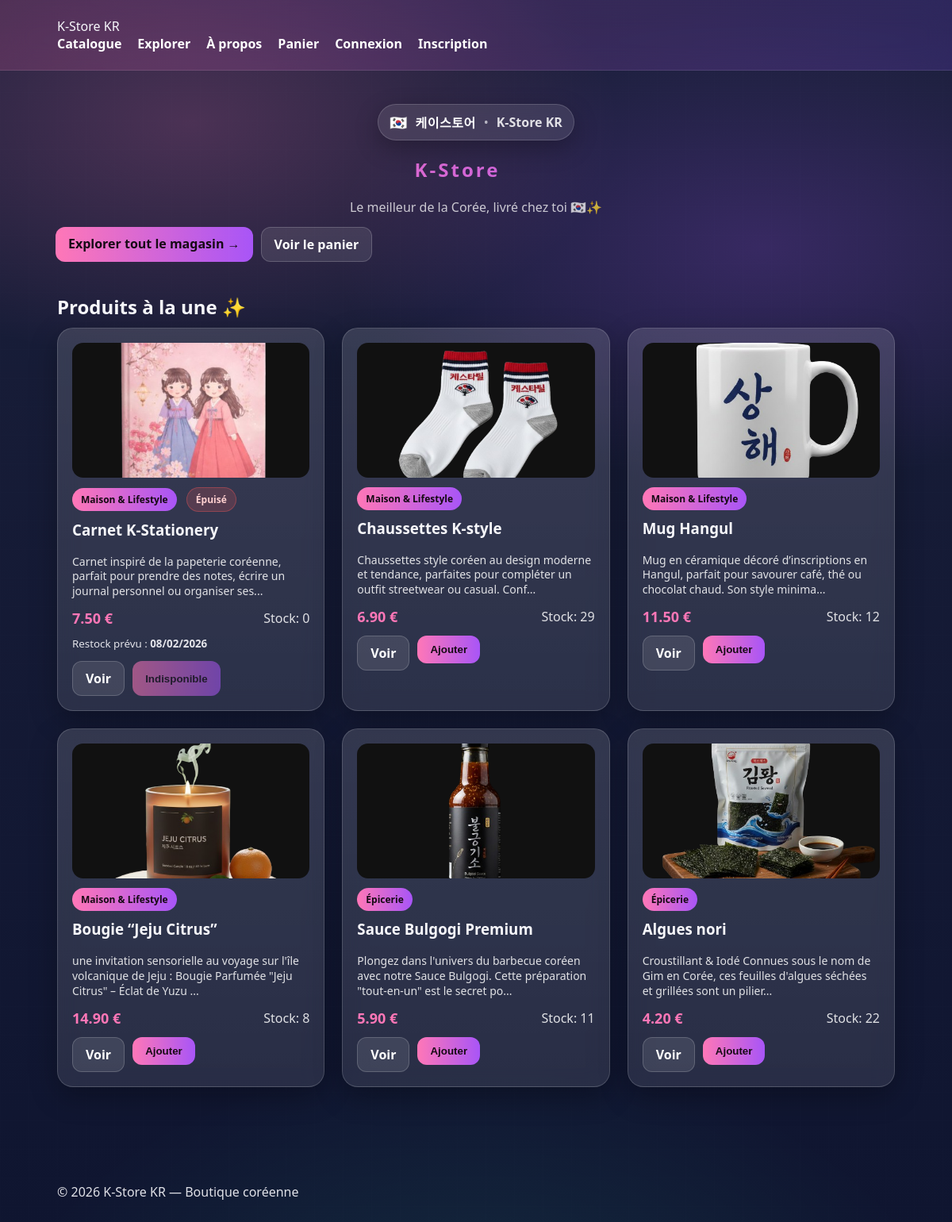
/public/items.php, run on the app's committed database.
### tables this page shows
CREATE TABLE `items` (
  `id` int(11) NOT NULL,
  `category_id` int(11) DEFAULT NULL,
  `name` varchar(160) NOT NULL,
  `description` text NOT NULL,
  `price` decimal(10,2) NOT NULL,
  `stock` int(11) NOT NULL DEFAULT 0,
  `restock_at` date DEFAULT NULL,
  `image` varchar(255) DEFAULT NULL,
  `is_active` tinyint(1) NOT NULL DEFAULT 1,
  `published_at` timestamp NOT NULL DEFAULT current_timestamp()
);

CREATE TABLE `categories` (
  `id` int(11) NOT NULL,
  `name` varchar(80) NOT NULL
);

### public/items.php (the view, shortened to what this page needs)
<?php
require_once __DIR__ . '/../config/db.php';
try {
    $stmt = $pdo->prepare("
        SELECT i.id, i.name, i.description, i.price, i.stock, i.restock_at, i.image,
               c.name AS category
        FROM items i
        LEFT JOIN categories c ON c.id = i.category_id
        WHERE i.is_active = 1
        ORDER BY i.published_at DESC, i.id DESC
        LIMIT 6
    ");
    $stmt->execute();
} catch (PDOException $e) {
    $stmt = $pdo->prepare("
        SELECT i.id, i.name, i.description, i.price, i.stock, i.restock_at, i.image,
               c.name AS category
        FROM items i
        LEFT JOIN categories c ON c.id = i.category_id
        WHERE i.is_active = 1
        ORDER BY i.id DESC
        LIMIT 6
    ");
    $stmt->execute();
}
$items = $stmt->fetchAll(PDO::FETCH_ASSOC);
require_once __DIR__ . '/../includes/header.php';
?>
<section class="container hero">
  <div class="badge">
    <span class="flag">🇰🇷</span>
    <span class="hangul">케이스토어</span>
    <span class="dot">•</span>
    <span class="subtitle">K-Store KR</span>
  </div>
  <h1>K-Store <span class="kr">KR</span></h1>
  <p>Le meilleur de la Corée, livré chez toi 🇰🇷✨</p>
  <div style="margin-top:14px; display:flex; gap:10px; flex-wrap:wrap;">
    <a class="btn" href="/-e-commerce-dynamique/public/explorer.php" style="text-decoration:none;">
      Explorer tout le magasin →
    </a>
    <a class="btn ghost" href="/-e-commerce-dynamique/public/cart.php" style="text-decoration:none;">
      Voir le panier
    </a>
  </div>
</section>
<main class="container">
  <div style="display:flex;justify-content:space-between;align-items:end;gap:12px;flex-wrap:wrap;margin-bottom:10px;">
    <h2 style="margin:0;">Produits à la une ✨</h2>
  </div>
  <div class="grid">
    <?php foreach ($items as $item): ?>
      <?php
        $isOut = ((int)$item['stock'] <= 0);
        $restock = !empty($item['restock_at']) ? date('d/m/Y', strtotime($item['restock_at'])) : null;
        $image = !empty($item['image']) ? $item['image'] : 'placeholder.jpg';
        $desc = $item['description'] ?? '';
      ?>
      <article class="card">
        <div class="card-media">
          <img
            src="/-e-commerce-dynamique/assets/img/<?= htmlspecialchars($image) ?>"
            alt="<?= htmlspecialchars($item['name']) ?>"
          >
        </div>
        <div class="card-body">
          <small class="tag"><?= htmlspecialchars($item['category'] ?? 'Sans catégorie') ?></small>
          <?php if ($isOut): ?>
            <small class="tag" style="margin-left:8px;background:rgba(255,90,90,.18);border:1px solid rgba(255,90,90,.35);color:#ffd0d0;">
              Épuisé
            </small>
          <?php endif; ?>
          <h3 style="margin-top:10px;"><?= htmlspecialchars($item['name']) ?></h3>
          <?php if (!empty($desc)): ?>
            <p><?= htmlspecialchars(mb_strimwidth($desc, 0, 120, '...')) ?></p>
          <?php endif; ?>
          <div class="row">
            <strong><?= number_format((float)$item['price'], 2) ?> €</strong>
            <span>Stock: <?= (int)$item['stock'] ?></span>
          </div>
          <?php if ($isOut && $restock): ?>
            <div style="margin-top:8px;opacity:.9;">
              <small>Restock prévu : <strong><?= htmlspecialchars($restock) ?></strong></small>
            </div>
          <?php endif; ?>
          <div style="margin-top:12px;display:flex;gap:10px;flex-wrap:wrap;">
            <a class="btn ghost"
               href="/-e-commerce-dynamique/public/item.php?id=<?= (int)$item['id'] ?>"
               style="text-decoration:none;">
              Voir
            </a>
            <?php if (!$isOut): ?>
              <form method="post" action="/-e-commerce-dynamique/public/cart_action.php" style="margin:0;">
                <button class="btn" type="submit">Ajouter</button>
              </form>
            <?php else: ?>
              <button class="btn" type="button" disabled style="opacity:.55;cursor:not-allowed;">
                Indisponible
              </button>
            <?php endif; ?>
          </div>
        </div>
      </article>
    <?php endforeach; ?>
  </div>
</main>
<?php require_once __DIR__ . '/../includes/footer.php'; ?>

### includes/header.php (shortened to what this page needs)
<?php
$logged = isset($_SESSION['user']) && is_array($_SESSION['user']);
$fullname = $logged ? ($_SESSION['user']['fullname'] ?? 'Profil') : '';
$current = $_SERVER['REQUEST_URI'] ?? '';
function navActive(string $path): string {
  global $current;
  return (strpos($current, $path) !== false) ? 'active' : '';
}
?>
<!DOCTYPE html>
<html lang="fr">
<head>
  <link rel="stylesheet" href="/-e-commerce-dynamique/assets/css/style.css">
</head>
<body>
<nav class="topbar">
  <div class="container nav-inner">
    <a class="brand" href="/-e-commerce-dynamique/public/items.php">K-Store KR</a>
    <div class="nav-links">
      <a class="<?= navActive('/public/items.php') ?>" href="/-e-commerce-dynamique/public/items.php">Catalogue</a>
      <a class="<?= navActive('/public/explorer.php') ?>" href="/-e-commerce-dynamique/public/explorer.php">Explorer</a>
      <a class="<?= navActive('/public/about.php') ?>" href="/-e-commerce-dynamique/public/about.php">À propos</a>
      <a class="<?= navActive('/public/cart.php') ?>" href="/-e-commerce-dynamique/public/cart.php">Panier</a>
      <?php if ($logged): ?>
        <span class="chip"><?= htmlspecialchars($fullname) ?></span>
        <a class="btn small" href="/-e-commerce-dynamique/public/logout.php">Déconnexion</a>
      <?php else: ?>
        <a class="<?= navActive('/public/login.php') ?>" href="/-e-commerce-dynamique/public/login.php">Connexion</a>
        <a class="<?= navActive('/public/register.php') ?>" href="/-e-commerce-dynamique/public/register.php">Inscription</a>
      <?php endif; ?>
    </div>
  </div>
</nav>

### includes/footer.php
<footer class="footer">
  <div class="container">
    © <?= date('Y') ?> K-Store KR — Boutique coréenne
  </div>
</footer>
</body>
</html>

### assets/css/style.css (style rules this page uses)
:root { --bg1:#1a1f3a; --bg2:#0f1530; --card:rgba(255,255,255,.14); --card2:rgba(255,255,255,.10); --pink:#ff77b7; --violet:#a855f7; --teal:#45ffd1; --text:#f7f7fb; --muted:rgba(255,255,255,.75); }
* { box-sizing:border-box }
body { margin:0;font-family:"Segoe UI",Arial,sans-serif;color:var(--text); background: radial-gradient(900px 500px at 20% 10%, rgba(255,119,183,.22), transparent 60%), radial-gradient(900px 500px at 80% 20%, rgba(168,85,247,.22), transparent 60%), radial-gradient(1100px 700px at 50% 110%, rgba(69,255,209,.10), transparent 55%), linear-gradient(180deg,var(--bg1),var(--bg2)); }
body::before { content:"";position:fixed;inset:0;pointer-events:none; background: repeating-linear-gradient(90deg, rgba(255,255,255,.05) 0 1px, transparent 1px 36px), repeating-linear-gradient(0deg, rgba(255,255,255,.04) 0 1px, transparent 1px 36px); opacity:.25;mix-blend-mode:overlay; }
.container { max-width:1100px;margin:auto;padding:22px }
.hero { text-align:center;padding:42px 20px 18px }
.hero h1 { letter-spacing:3px; background:linear-gradient(90deg,var(--pink),var(--violet)); background-clip:text;-webkit-background-clip:text;-webkit-text-fill-color:transparent; }
.hero p { margin:0;color:var(--muted) }
.badge { display:inline-flex;gap:10px;align-items:center; padding:10px 14px;border-radius:999px; background:rgba(255,255,255,.10);border:1px solid rgba(255,255,255,.16); backdrop-filter:blur(10px);box-shadow:0 10px 30px rgba(0,0,0,.25); }
.flag { font-size:18px }
.hangul { font-weight:700;letter-spacing:.5px;color:#fff }
.dot { opacity:.65 }
.subtitle { color:rgba(255,255,255,.85);font-weight:600 }
.kr { opacity:.85 }
.grid { display:grid;grid-template-columns:repeat(auto-fit,minmax(250px,1fr));gap:22px;padding-bottom:55px }
.card { background:linear-gradient(180deg,var(--card),var(--card2)); border-radius:20px;padding:18px;border:1px solid rgba(255,255,255,.16); backdrop-filter:blur(12px); box-shadow:0 12px 35px rgba(0,0,0,.28); transition:transform .25s, box-shadow .25s, border-color .25s; }
.card p { margin:0;color:rgba(255,255,255,.86);font-size:14px;line-height:1.35 }
.card-media { height:170px;border-radius:14px;overflow:hidden;margin-bottom:12px;background:#111 }
.card-media img { width:100%;height:100%;object-fit:cover }
.tag { display:inline-flex;align-items:center;gap:8px; padding:6px 11px;font-size:12px;border-radius:999px; background:linear-gradient(90deg,var(--pink),var(--violet)); color:#160a14;font-weight:800; }
.row { display:flex;justify-content:space-between;align-items:center;margin-top:12px;gap:10px }
.row strong { color:var(--pink);font-size:18px }
.row span { color:rgba(255,255,255,.85) }
.btn { background:linear-gradient(90deg,var(--pink),var(--violet)); border:none;padding:10px 16px;border-radius:12px; color:#160a14;font-weight:700;cursor:pointer; }
.btn.ghost { background:rgba(255,255,255,.10); color:#fff;border:1px solid rgba(255,255,255,.18); text-decoration:none; }
.nav-links { list-style:none;display:flex;gap:20px;margin:0;padding:0;align-items:center;flex-wrap:wrap }
.nav-links a { color:#fff;text-decoration:none;font-weight:600 }
.topbar { position:sticky;top:0;z-index:50; background:linear-gradient(90deg, rgba(255,105,180,.18), rgba(140,82,255,.18)); backdrop-filter:blur(16px); border-bottom:1px solid rgba(255,255,255,.10); }
.brand { text-decoration:none;color:inherit }
.footer { padding:22px 0;opacity:.9 }

### data on the page
items: image (picture), category.name "Maison & Lifestyle", shows "Épuisé", name "Carnet K-Stationery", description "Carnet inspiré de la papeterie coréenne, parfait pour prendre des notes, écrire un journal personnel ou organiser ses...", price "7.50", stock "0", restock_at "08/02/2026", shows "Indisponible"
items: image (picture), category.name "Maison & Lifestyle", name "Chaussettes K-style", description "Chaussettes style coréen au design moderne et tendance, parfaites pour compléter un outfit streetwear ou casual. Conf...", price "6.90", stock "29"
items: image (picture), category.name "Maison & Lifestyle", name "Mug Hangul", description "Mug en céramique décoré d’inscriptions en Hangul, parfait pour savourer café, thé ou chocolat chaud. Son style minima...", price "11.50", stock "12"
items: image (picture), category.name "Maison & Lifestyle", name "Bougie “Jeju Citrus”", description "une invitation sensorielle au voyage sur l'île volcanique de Jeju : Bougie Parfumée \"Jeju Citrus\" – Éclat de Yuzu ...", price "14.90", stock "8"
items: image (picture), category.name "Épicerie", name "Sauce Bulgogi Premium", description "Plongez dans l'univers du barbecue coréen avec notre Sauce Bulgogi. Cette préparation \"tout-en-un\" est le secret po...", price "5.90", stock "11"
items: image (picture), category.name "Épicerie", name "Algues nori", description "Croustillant & Iodé Connues sous le nom de Gim en Corée, ces feuilles d'algues séchées et grillées sont un pilier...", price "4.20", stock "22"
